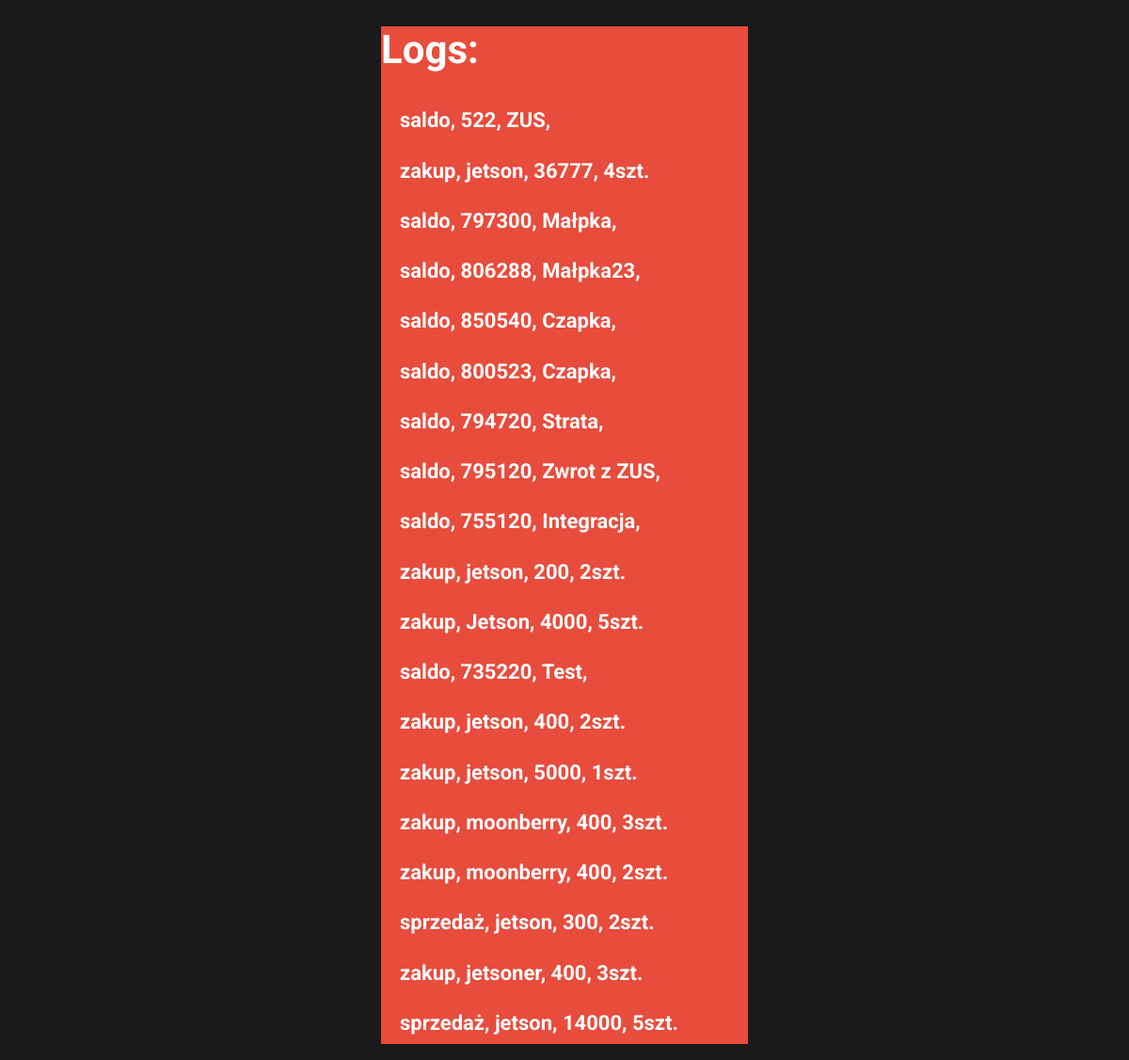
The app's page /history with its own data.
### app.py (models this page shows)
class History(db.Model):
    id = db.Column(db.Integer, primary_key=True)
    nazwa = db.Column(db.String(120), unique=False, nullable=False)
    pierwszy_param = db.Column(db.String(120), unique=False, nullable=False)
    drugi_param = db.Column(db.String(120), unique=False, nullable=False)
    trzeci_param = db.Column(db.String(120), unique=False, nullable=True)

### app.py (the view)
@app.route("/history")
def set_logs():
    db_history = db.session.query(History).all()
    return render_template("history.html", logs=db_history)

### templates/history.html (shortened to what this page needs)
<!DOCTYPE html>
<html lang="en">
<head>
    <link rel="stylesheet" href="https://cdnjs.cloudflare.com/ajax/libs/meyer-reset/2.0/reset.min.css">
    <link rel="stylesheet" href="{{ url_for('static', filename='css/main.css') }}">
</head>
<body>
  <div class="flat-form form-history">
    <h1>Logs:</h1>
    {% for log in logs %}
        <h2>{{ log["nazwa"]}},
          {{log["pierwszy_param"]}},
          {{log["drugi_param"]}},
          {% if log["nazwa"] != "saldo" %}
            {{log["trzeci_param"]}}szt.
          {% endif %}
        </h2>
    {% endfor %}
  </div>
</body>
</html>

### static/css/main.css (style rules this page uses)
.flat-form { background: #e74c3c; color: white; margin: 25px auto; width: 390px; min-height: 340px; position: relative; font-family: 'Roboto'; }
.flat-form h1 { font-size: 42px; padding-bottom: 10px; }
.flat-form h2 { font-size: 22px; padding-left: 20px; padding-bottom: 10px; }
body { background: #1a1a1a; }

### records on screen
History: nazwa "saldo", pierwszy_param "522", drugi_param "ZUS"
History: nazwa "zakup", pierwszy_param "jetson", drugi_param "36777", trzeci_param "4"
History: nazwa "saldo", pierwszy_param "797300", drugi_param "Małpka"
History: nazwa "saldo", pierwszy_param "806288", drugi_param "Małpka23"
History: nazwa "saldo", pierwszy_param "850540", drugi_param "Czapka"
History: nazwa "saldo", pierwszy_param "800523", drugi_param "Czapka"
History: nazwa "saldo", pierwszy_param "794720", drugi_param "Strata"
History: nazwa "saldo", pierwszy_param "795120", drugi_param "Zwrot z ZUS"
History: nazwa "saldo", pierwszy_param "755120", drugi_param "Integracja"
History: nazwa "zakup", pierwszy_param "jetson", drugi_param "200", trzeci_param "2"
History: nazwa "zakup", pierwszy_param "Jetson", drugi_param "4000", trzeci_param "5"
History: nazwa "saldo", pierwszy_param "735220", drugi_param "Test"
History: nazwa "zakup", pierwszy_param "jetson", drugi_param "400", trzeci_param "2"
History: nazwa "zakup", pierwszy_param "jetson", drugi_param "5000", trzeci_param "1"
History: nazwa "zakup", pierwszy_param "moonberry", drugi_param "400", trzeci_param "3"
History: nazwa "zakup", pierwszy_param "moonberry", drugi_param "400", trzeci_param "2"
History: nazwa "sprzedaż", pierwszy_param "jetson", drugi_param "300", trzeci_param "2"
History: nazwa "zakup", pierwszy_param "jetsoner", drugi_param "400", trzeci_param "3"
History: nazwa "sprzedaż", pierwszy_param "jetson", drugi_param "14000", trzeci_param "5"
